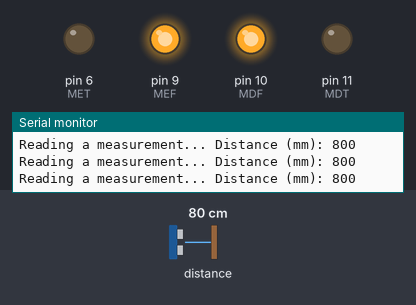
A sketch run on a simulated Arduino Uno, built with avr-gcc and run on an emulated ATmega328P. On the bench: output pins drawn as LEDs (lit = HIGH), the last lines printed to the serial monitor. Inputs (shaded band) come from the test bench; at power-on: distance to the obstacle 80 cm.

Above: at 1.2 s.
1.3 s: distance to the obstacle set to 196 cm
4.3 s: distance to the obstacle set to 204 cm
At 4.7 s:
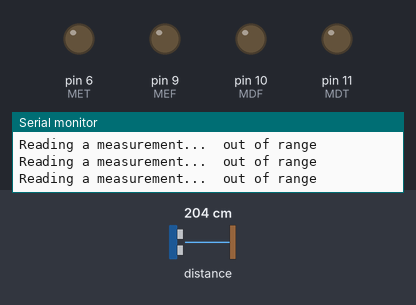
5.8 s: distance to the obstacle set to 2 cm
At 7.1 s:
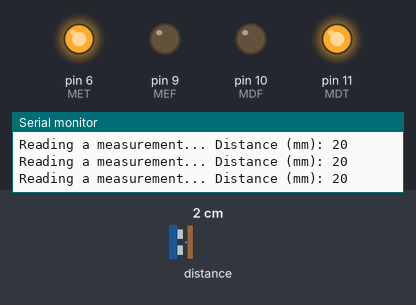
7.4 s: distance to the obstacle set to 6 cm
8.9 s: distance to the obstacle set to 9 cm
At 9.8 s:
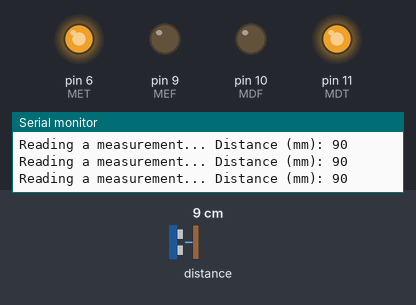
Timing chart, 0 to 11.4 s (numbered marks = the images above; inputs shaded):
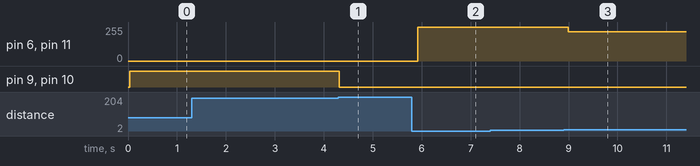

Measured:
- the behaviour switches between 200 and 201 cm on distance to the obstacle (found by bisection; images 0 and 1)
- after the input at 4.3 s, pin 9 (MEF), pin 10 (MDF): HIGH → LOW at once
- after the input at 5.8 s, pin 6 (MET), pin 11 (MDT): 0/255 → 255/255 after 0.12 s
- after the input at 8.9 s, pin 6 (MET), pin 11 (MDT): 255/255 → 220/255 after 0.09 s

The sketch:

CONTROLE_P.ino
```cpp
#include "Adafruit_VL53L0X.h"

#define MDF 10
#define MDT 11

#define MEF 9
#define MET 6

int setpoint = 200;

int Kp = 2;

Adafruit_VL53L0X lox = Adafruit_VL53L0X();

int Atuadores(int pot) {

  if (pot > 255) {
    pot = 255;
  }

  if (pot < -255) {
    pot = -255;
  }

  if (pot > 0) {
    analogWrite(MDF, pot);
    analogWrite(MDT, 0);
    analogWrite(MEF, pot);
    analogWrite(MET, 0);
  }

  if (pot < 0) {
    analogWrite(MDF, 0);
    analogWrite(MDT, pot * -1);
    analogWrite(MEF, 0);
    analogWrite(MET, pot * -1);
  }


}

void setup() {
  Serial.begin(115200);

  pinMode(MDF, OUTPUT);
  pinMode(MDT, OUTPUT);
  pinMode(MEF, OUTPUT);
  pinMode(MET, OUTPUT);


  // wait until serial port opens for native USB devices
  while (! Serial) {
    delay(1);
  }

  Serial.println("Adafruit VL53L0X test");
  if (!lox.begin()) {
    Serial.println(F("Failed to boot VL53L0X"));
    while (1);
  }
  // power
  Serial.println(F("VL53L0X API Simple Ranging example\n\n"));
}


void loop() {
  VL53L0X_RangingMeasurementData_t measure;

  Serial.print("Reading a measurement... ");
  lox.rangingTest(&measure, false); // pass in 'true' to get debug data printout!

  if (measure.RangeStatus != 4) {  // phase failures have incorrect data
    int distancia = measure.RangeMilliMeter;

    int erro = distancia - setpoint;

    int pot = erro*Kp;

    Atuadores(pot);

    Serial.print("Distance (mm): "); Serial.println(measure.RangeMilliMeter);
  } else {
    Serial.println(" out of range ");
    analogWrite(MDF, 0);
    analogWrite(MDT, 0);
    analogWrite(MEF, 0);
    analogWrite(MET, 0);
  }

  delay(100);
}
```
